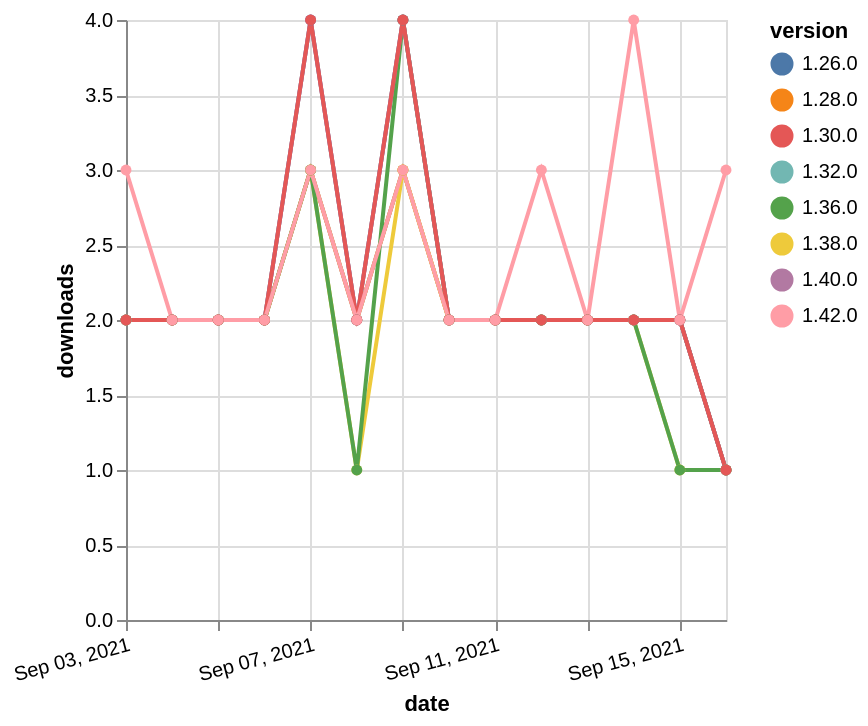

Describe this chart as a Vega-Lite specification.
### Vega-Lite specification from a JSON file in a GitHub repository (floating-point values rounded to 4 significant figures)
{"$schema": "https://vega.github.io/schema/vega-lite/v5.json", "description": "A simple bar chart with embedded data.", "data": {"values": [{"date": "2021-09-03", "total": 2065, "delta": 2, "version": "1.32.0"}, {"date": "2021-09-04", "total": 2067, "delta": 2, "version": "1.32.0"}, {"date": "2021-09-05", "total": 2069, "delta": 2, "version": "1.32.0"}, {"date": "2021-09-06", "total": 2071, "delta": 2, "version": "1.32.0"}, {"date": "2021-09-07", "total": 2074, "delta": 3, "version": "1.32.0"}, {"date": "2021-09-08", "total": 2076, "delta": 2, "version": "1.32.0"}, {"date": "2021-09-09", "total": 2079, "delta": 3, "version": "1.32.0"}, {"date": "2021-09-10", "total": 2081, "delta": 2, "version": "1.32.0"}, {"date": "2021-09-11", "total": 2083, "delta": 2, "version": "1.32.0"}, {"date": "2021-09-12", "total": 2085, "delta": 2, "version": "1.32.0"}, {"date": "2021-09-13", "total": 2087, "delta": 2, "version": "1.32.0"}, {"date": "2021-09-14", "total": 2089, "delta": 2, "version": "1.32.0"}, {"date": "2021-09-15", "total": 2091, "delta": 2, "version": "1.32.0"}, {"date": "2021-09-16", "total": 2092, "delta": 1, "version": "1.32.0"}, {"date": "2021-09-03", "total": 2596, "delta": 2, "version": "1.28.0"}, {"date": "2021-09-04", "total": 2598, "delta": 2, "version": "1.28.0"}, {"date": "2021-09-05", "total": 2600, "delta": 2, "version": "1.28.0"}, {"date": "2021-09-06", "total": 2602, "delta": 2, "version": "1.28.0"}, {"date": "2021-09-07", "total": 2605, "delta": 3, "version": "1.28.0"}, {"date": "2021-09-08", "total": 2607, "delta": 2, "version": "1.28.0"}, {"date": "2021-09-09", "total": 2610, "delta": 3, "version": "1.28.0"}, {"date": "2021-09-10", "total": 2612, "delta": 2, "version": "1.28.0"}, {"date": "2021-09-11", "total": 2614, "delta": 2, "version": "1.28.0"}, {"date": "2021-09-12", "total": 2616, "delta": 2, "version": "1.28.0"}, {"date": "2021-09-13", "total": 2618, "delta": 2, "version": "1.28.0"}, {"date": "2021-09-14", "total": 2620, "delta": 2, "version": "1.28.0"}, {"date": "2021-09-15", "total": 2622, "delta": 2, "version": "1.28.0"}, {"date": "2021-09-16", "total": 2623, "delta": 1, "version": "1.28.0"}, {"date": "2021-09-03", "total": 3063, "delta": 2, "version": "1.26.0"}, {"date": "2021-09-04", "total": 3065, "delta": 2, "version": "1.26.0"}, {"date": "2021-09-05", "total": 3067, "delta": 2, "version": "1.26.0"}, {"date": "2021-09-06", "total": 3069, "delta": 2, "version": "1.26.0"}, {"date": "2021-09-07", "total": 3073, "delta": 4, "version": "1.26.0"}, {"date": "2021-09-08", "total": 3075, "delta": 2, "version": "1.26.0"}, {"date": "2021-09-09", "total": 3079, "delta": 4, "version": "1.26.0"}, {"date": "2021-09-10", "total": 3081, "delta": 2, "version": "1.26.0"}, {"date": "2021-09-11", "total": 3083, "delta": 2, "version": "1.26.0"}, {"date": "2021-09-12", "total": 3085, "delta": 2, "version": "1.26.0"}, {"date": "2021-09-13", "total": 3087, "delta": 2, "version": "1.26.0"}, {"date": "2021-09-14", "total": 3089, "delta": 2, "version": "1.26.0"}, {"date": "2021-09-15", "total": 3091, "delta": 2, "version": "1.26.0"}, {"date": "2021-09-16", "total": 3092, "delta": 1, "version": "1.26.0"}, {"date": "2021-09-03", "total": 1009, "delta": 2, "version": "1.38.0"}, {"date": "2021-09-04", "total": 1011, "delta": 2, "version": "1.38.0"}, {"date": "2021-09-05", "total": 1013, "delta": 2, "version": "1.38.0"}, {"date": "2021-09-06", "total": 1015, "delta": 2, "version": "1.38.0"}, {"date": "2021-09-07", "total": 1018, "delta": 3, "version": "1.38.0"}, {"date": "2021-09-08", "total": 1019, "delta": 1, "version": "1.38.0"}, {"date": "2021-09-09", "total": 1022, "delta": 3, "version": "1.38.0"}, {"date": "2021-09-10", "total": 1024, "delta": 2, "version": "1.38.0"}, {"date": "2021-09-11", "total": 1026, "delta": 2, "version": "1.38.0"}, {"date": "2021-09-12", "total": 1028, "delta": 2, "version": "1.38.0"}, {"date": "2021-09-13", "total": 1030, "delta": 2, "version": "1.38.0"}, {"date": "2021-09-14", "total": 1032, "delta": 2, "version": "1.38.0"}, {"date": "2021-09-15", "total": 1033, "delta": 1, "version": "1.38.0"}, {"date": "2021-09-16", "total": 1034, "delta": 1, "version": "1.38.0"}, {"date": "2021-09-03", "total": 1459, "delta": 2, "version": "1.36.0"}, {"date": "2021-09-04", "total": 1461, "delta": 2, "version": "1.36.0"}, {"date": "2021-09-05", "total": 1463, "delta": 2, "version": "1.36.0"}, {"date": "2021-09-06", "total": 1465, "delta": 2, "version": "1.36.0"}, {"date": "2021-09-07", "total": 1468, "delta": 3, "version": "1.36.0"}, {"date": "2021-09-08", "total": 1469, "delta": 1, "version": "1.36.0"}, {"date": "2021-09-09", "total": 1473, "delta": 4, "version": "1.36.0"}, {"date": "2021-09-10", "total": 1475, "delta": 2, "version": "1.36.0"}, {"date": "2021-09-11", "total": 1477, "delta": 2, "version": "1.36.0"}, {"date": "2021-09-12", "total": 1479, "delta": 2, "version": "1.36.0"}, {"date": "2021-09-13", "total": 1481, "delta": 2, "version": "1.36.0"}, {"date": "2021-09-14", "total": 1483, "delta": 2, "version": "1.36.0"}, {"date": "2021-09-15", "total": 1484, "delta": 1, "version": "1.36.0"}, {"date": "2021-09-16", "total": 1485, "delta": 1, "version": "1.36.0"}, {"date": "2021-09-03", "total": 724, "delta": 2, "version": "1.40.0"}, {"date": "2021-09-04", "total": 726, "delta": 2, "version": "1.40.0"}, {"date": "2021-09-05", "total": 728, "delta": 2, "version": "1.40.0"}, {"date": "2021-09-06", "total": 730, "delta": 2, "version": "1.40.0"}, {"date": "2021-09-07", "total": 734, "delta": 4, "version": "1.40.0"}, {"date": "2021-09-08", "total": 736, "delta": 2, "version": "1.40.0"}, {"date": "2021-09-09", "total": 740, "delta": 4, "version": "1.40.0"}, {"date": "2021-09-10", "total": 742, "delta": 2, "version": "1.40.0"}, {"date": "2021-09-11", "total": 744, "delta": 2, "version": "1.40.0"}, {"date": "2021-09-12", "total": 746, "delta": 2, "version": "1.40.0"}, {"date": "2021-09-13", "total": 748, "delta": 2, "version": "1.40.0"}, {"date": "2021-09-14", "total": 750, "delta": 2, "version": "1.40.0"}, {"date": "2021-09-15", "total": 752, "delta": 2, "version": "1.40.0"}, {"date": "2021-09-16", "total": 753, "delta": 1, "version": "1.40.0"}, {"date": "2021-09-03", "total": 2478, "delta": 2, "version": "1.30.0"}, {"date": "2021-09-04", "total": 2480, "delta": 2, "version": "1.30.0"}, {"date": "2021-09-05", "total": 2482, "delta": 2, "version": "1.30.0"}, {"date": "2021-09-06", "total": 2484, "delta": 2, "version": "1.30.0"}, {"date": "2021-09-07", "total": 2488, "delta": 4, "version": "1.30.0"}, {"date": "2021-09-08", "total": 2490, "delta": 2, "version": "1.30.0"}, {"date": "2021-09-09", "total": 2494, "delta": 4, "version": "1.30.0"}, {"date": "2021-09-10", "total": 2496, "delta": 2, "version": "1.30.0"}, {"date": "2021-09-11", "total": 2498, "delta": 2, "version": "1.30.0"}, {"date": "2021-09-12", "total": 2500, "delta": 2, "version": "1.30.0"}, {"date": "2021-09-13", "total": 2502, "delta": 2, "version": "1.30.0"}, {"date": "2021-09-14", "total": 2504, "delta": 2, "version": "1.30.0"}, {"date": "2021-09-15", "total": 2506, "delta": 2, "version": "1.30.0"}, {"date": "2021-09-16", "total": 2507, "delta": 1, "version": "1.30.0"}, {"date": "2021-09-03", "total": 231, "delta": 3, "version": "1.42.0"}, {"date": "2021-09-04", "total": 233, "delta": 2, "version": "1.42.0"}, {"date": "2021-09-05", "total": 235, "delta": 2, "version": "1.42.0"}, {"date": "2021-09-06", "total": 237, "delta": 2, "version": "1.42.0"}, {"date": "2021-09-07", "total": 240, "delta": 3, "version": "1.42.0"}, {"date": "2021-09-08", "total": 242, "delta": 2, "version": "1.42.0"}, {"date": "2021-09-09", "total": 245, "delta": 3, "version": "1.42.0"}, {"date": "2021-09-10", "total": 247, "delta": 2, "version": "1.42.0"}, {"date": "2021-09-11", "total": 249, "delta": 2, "version": "1.42.0"}, {"date": "2021-09-12", "total": 252, "delta": 3, "version": "1.42.0"}, {"date": "2021-09-13", "total": 254, "delta": 2, "version": "1.42.0"}, {"date": "2021-09-14", "total": 258, "delta": 4, "version": "1.42.0"}, {"date": "2021-09-15", "total": 260, "delta": 2, "version": "1.42.0"}, {"date": "2021-09-16", "total": 263, "delta": 3, "version": "1.42.0"}]}, "width": "container", "mark": {"type": "line", "point": {"filled": true}}, "encoding": {"x": {"field": "date", "type": "temporal", "timeUnit": "yearmonthdate", "title": "date", "axis": {"labelAngle": -15}}, "y": {"field": "delta", "type": "quantitative", "title": "downloads"}, "color": {"field": "version", "type": "nominal"}, "tooltip": {"field": "delta"}}}
